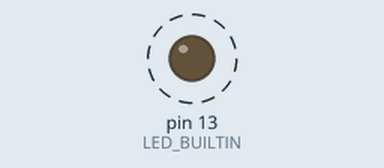
This sketch was run on a simulated Arduino Uno, built with avr-gcc and run on an emulated ATmega328P. On the bench: output pins drawn as LEDs (lit = HIGH). Dashed ring = blinking. No radio packets arrive unless stated.

Above: at 0.5 s.
Timing chart, 0 to 3.0 s (numbered marks = the images above):
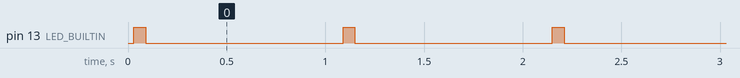

Measured:
- by itself, pin 13 (LED_BUILTIN): alternates HIGH for 0.06 s and LOW for 1.0 s

The sketch:

RF_Transmitter.ino
```cpp
//
//This code was written using the functions of the Virtual Wire Library.
//Function list here: http://www.airspayce.com/mikem/arduino/VirtualWire/VirtualWire_8h.html
//
// In this example the VCC and GND needs to be wired to the Arduino +5 and GND on the board
// otherwise the module is not getting enough power.
//
#include <VirtualWire.h>
const char* message = "Det virker!!!\0";

#define TX_PIN 12 // DATA på RF transmitter modulet
#define BUTTON 2 // Transmit trigger pin

void setup() {

  pinMode(TX_PIN,OUTPUT);
  digitalWrite(TX_PIN,LOW);
  delay(30);
  pinMode(LED_BUILTIN,OUTPUT);
  digitalWrite(LED_BUILTIN,LOW);

  // put your setup code here, to run once:
  pinMode(BUTTON,INPUT_PULLUP);
  vw_set_ptt_inverted(true); //On a communication line means that each
  // party is either transmitting or receiving (Like Walkie-Talkie)
  vw_set_tx_pin(TX_PIN);
  vw_setup(4000);
}

void loop() {
  //if (digitalRead(BUTTON)==LOW) // uncomment this line, if you only want the module to transmit, when BUTTON pin is LOW.
  {
    digitalWrite(LED_BUILTIN,HIGH);
    //message="X";
    vw_send((uint8_t *)message,strlen(message)); //send the message
    vw_wait_tx(); //Wait until the whole message is gone
   // delay(1);
    digitalWrite(LED_BUILTIN,LOW);
  }
  delay(1000); //debug purposes // comment this line out if you uncomment the line above.
}
```
